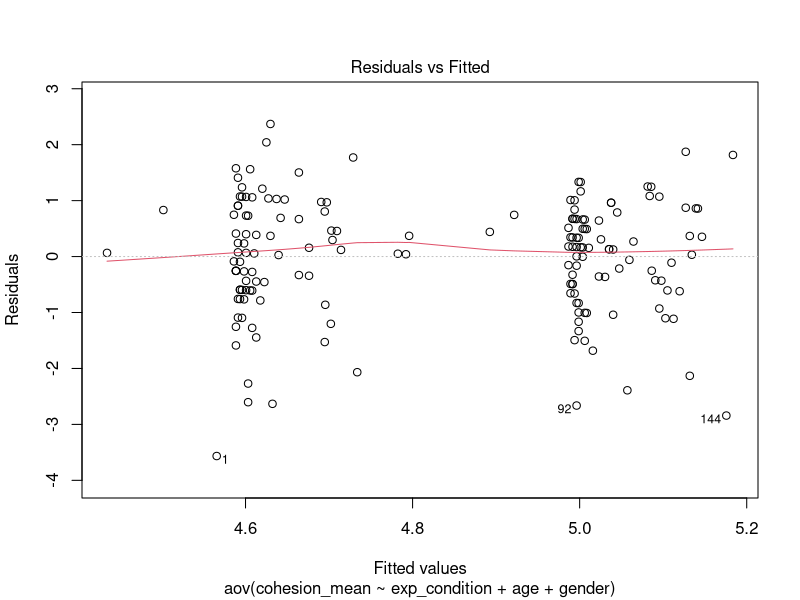

Generate this figure with R: (Note: this script raises an error after producing the figure.)
## ---- chunk 1
knitr::opts_chunk$set(echo = TRUE)
## ---- chunk 2
# load user level data
library(readr)
data <- read_delim("data_project_982541_2023_07_03.csv", delim = ";", escape_double = FALSE, trim_ws = TRUE)
# add treatment variable
data$exp_condition[data$rnd_pg_6658842 == 6658840] <- 0
data$exp_condition[data$rnd_pg_6658842 == 6658841] <- 1
data$exp_condition <- as.factor(data$exp_condition)

colnames(data)[which(names(data) == "v_1")] <- "data_policy"
colnames(data)[which(names(data) == "v_12")] <- "c_1"
colnames(data)[which(names(data) == "v_13")] <- "c_2"
colnames(data)[which(names(data) == "v_14")] <- "c_3"
colnames(data)[which(names(data) == "v_15")] <- "c_4"
colnames(data)[which(names(data) == "v_16")] <- "c_5"
colnames(data)[which(names(data) == "v_17")] <- "c_6"
colnames(data)[which(names(data) == "v_9")] <- "manip_ch"
colnames(data)[which(names(data) == "v_20")] <- "gender"
colnames(data)[which(names(data) == "v_10")] <- "age"
colnames(data)[which(names(data) == "v_11")] <- "exp"
# keep only variables of interest
data <- data[c("c_1", "c_2", "c_3", "c_4", "c_5", "c_6", "manip_ch", "gender", "age", "exp", "exp_condition")]
data$cohesion_mean <- rowMeans(
    cbind(
      data$c_1,
      data$c_2,
      data$c_3,
      data$c_4,
      data$c_5,
      data$c_6),
    na.rm = TRUE
  )

# - v_1: Datenschutz
# - p_0001: external VP

### outcome: (group) cohesion

# v_12: Ich habe das Gefühl, dass ich zu diesem Team dazu gehöre.
# v_13: Ich bin froh, Teil dieses Teams zu sein.
# v_14: Ich sehe mich als Teil dieses Teams.
# v_15: Dieses Team ist eines der Besten überhaupt.
# v_16: Ich habe das Gefühl, dass ich ein Mitglied dieses Teams bin.
# v_17: Ich bin damit zufrieden, ein Teil dieses Teams zu sein.

# scale
# - 1	Starke Ablehnung
# - 2	 
# - 3	 
# - 4	Neutral
# - 5	 
# - 6	 
# - 7	Starke Zustimmung

# mainpulation check:

# v_9: Ich denke, dass die Agenda es ermöglicht, dass sich die Kollegen und Kolleginnen besser kennenlernen können.

### demographic variables:

# v_20: Ich identifiziere mich als...

# - 1	Männlich
# - 2	Weiblich
# - 3	Divers
# - 4	Keine Angabe
# - 5	Eigene Angabe

# v_21: Gechlecht, eigene Angabe

# v_10: Wie alt sind Sie?

# v_11: Haben Sie Erfahrung mit videobasierten Online-Meetings?

# - 1	Ja
# - 2	Nein
## ---- chunk 3
str(data)
## ---- chunk 4
library(psych)
psych::describe(data)
## ---- chunk 5
psych::describeBy(data, data$exp_condition)
## ---- chunk 6
t.test(manip_ch ~ exp_condition, data=data) # Ho: mu = 39000
## ---- chunk 7
one.way <- aov(cohesion_mean ~ exp_condition, data = data)
summary(one.way)
## ---- chunk 8
one.way <- aov(cohesion_mean ~ exp_condition + age + gender, data = data)
summary(one.way)
## ---- chunk 9
plot(one.way, 1)
## ---- chunk 10
car::qqPlot(one.way)
studentized.residuals <- rstudent(one.way)
car::densityPlot(studentized.residuals) # Dichtekurve der Residuen
df <- one.way$df.residual
curve(dt(x, df= df), # theor. Kurve zum Vergleich
      add= TRUE, lwd= 2, lty= 2
) # graph. Parameter
## ---- chunk 11
plot(one.way, 5)
car::Boxplot(hatvalues(one.way), id= list(n=1)) # Hebelwerte
car::outlierTest(one.way)
## ---- chunk 12
## Residuals vs Fitted Plot to observe homoscedacity
plot(one.way, which = 1)
## ---- chunk 13
# "discovering statistics using R" p. 293
# If the largest VIF is greater than 10 then there is cause for concern (Bowerman & O'Connell, 1990; Myers, 1990).
car::vif(one.way)
